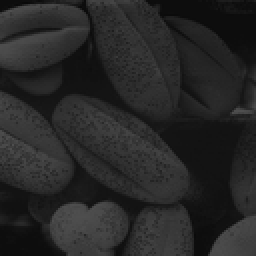
%> input picture LinearContrastCorrectionOfImage/Fig0316b.tif, 128 x 128 px, shrunk from 500 x 500 before the run (shown 2 times larger)
$ octave testAssingment1.m   (GNU Octave 9; MATLAB toolbox functions it lacks are replaced by stand-ins)
%> lines starting %> are read from the running program, lines starting %| are printed output that depends on the picture
### LinearContrastCorrectionOfImage/firstFunction.m

	function [min1, max1, mean, standardDeviation, imageVariance, SNR] = firstFunction (image)

		[n, m] = size(image);          % store image in N x M matrix

		A = double(image);                      % converting to double to accomodate variance

		min1 = min(A(:));
		max1 = max(A(:));

		mean = (sum(A(:)) / (n*m));	  % get the mean of the image

		totaldifference = (A - mean) .^2;          % obtain variance of image
		totalsum = sum(totaldifference(:));
		t = (n*m) - 1;

		imageVariance = totalsum/t;

		standardDeviation = sqrt(imageVariance);

		SNR = (mean/standardDeviation);


		end

### LinearContrastCorrectionOfImage/secondFunction.m

	function [levels, pixelIntensityOccurrence] = secondFunction(image)

                                                % need to count the number of pixels with each
                                                % intensity value to calculate the histogram of the
                                            	% gray-scale image

	[n, m] = size(image);                       % store image in N x M matrix
	pixelIntensityOccurrence = 1:256; % setup array to count number of intensity occurences: 256-1 = 255
	freqOfPixels = 0;

	for i = 1 : 256                             % iterating through the intensity occurrence calculator to record occurences
		for x = 1 : n                           % iterating through image matrix
			for y = 1 : m                       % iterating through image matrix
				if image(x, y) == i-1
					freqOfPixels = freqOfPixels+1;
				end
			end
		end

	pixelIntensityOccurrence(i) = freqOfPixels; % set occurence value of that intensity value
	freqOfPixels = 0;                           % reset to 0 for next intensity value
	end

	levels = 0 : 255;
	bar(levels, pixelIntensityOccurrence);
	xlabel('pixelIntensity');
	ylabel('pixelIntensityOccurrence');
	title('Histogram');
	grid on;

	end

### LinearContrastCorrectionOfImage/testAssingment1.m

image = imread('Fig0316b.tif');
%> image is the input picture: size 128x128 uint8; min 9, max 79, mean 38.7

[min, max, mean, standardDeviation, imageVariance, SNR] = firstFunction(image);
%> in firstFunction, `A = double(image);`:
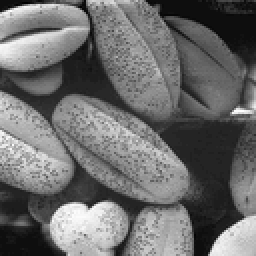
%> A: size 128x128 double (shown 2 times larger); min 9, max 79, mean 38.7; mean of the top-left, top-right, bottom-left and bottom-right quarters 41, 32.7, 43.3, 37.9; drawn with min black and max white
%> in firstFunction, `min1 = min(A(:));`: min1 = 9
%> in firstFunction, `max1 = max(A(:));`: max1 = 79
%> in firstFunction, `mean = (sum(A(:)) / (n*m));`: mean = 38.74
%> in firstFunction, `totaldifference = (A - mean) .^2;`:
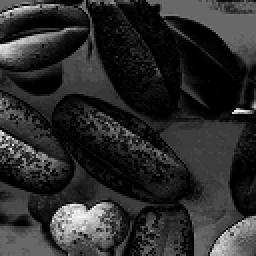
%> totaldifference: size 128x128 double (shown 2 times larger); min 0.0651, max 1620.5, mean 284; drawn with min black and max white
%> in firstFunction, `totalsum = sum(totaldifference(:));`: totalsum = 4653165.6
%> in firstFunction, `imageVariance = totalsum/t;`: imageVariance = 284
%> in firstFunction, `standardDeviation = sqrt(imageVariance);`: standardDeviation = 16.85
%> in firstFunction, `SNR = (mean/standardDeviation);`: SNR = 2.3
%> min = 9; max = 79; mean = 38.74; standardDeviation = 16.85; imageVariance = 284; SNR = 2.3

imshow(image);
%disp(min);
%disp(max);
disp("mean is: " + mean);
%| mean is: 38.7449
disp("standard Deviation is: " + standardDeviation);
%| standard Deviation is: 16.853
disp("Variance is: " + imageVariance);
%| Variance is: 284.024
disp("Signal-to-Noise ratio is: " + SNR);
%| Signal-to-Noise ratio is: 2.299

[levels, intensityCount] = secondFunction(image);
%> after the loop in secondFunction, `for i = 1 : 256`: pixelIntensityOccurrence = 256 values, max 977 at index 20, min 0 at index 1, mean 64
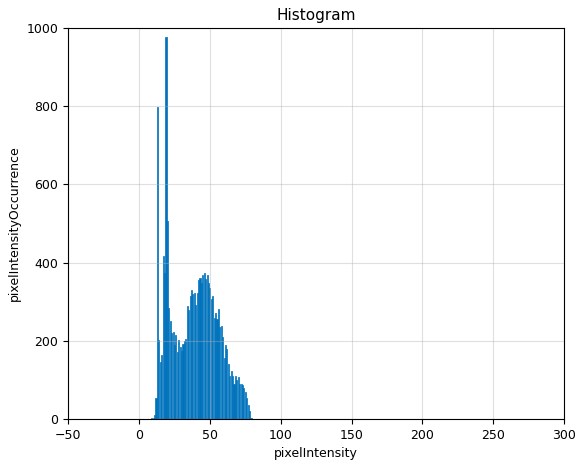
%> figure redrawn from the program's plot data; tallest bar 977 high, from x = 18.6 to 19.4
%> levels = 256 values from 0 to 255; intensityCount has the same summary as pixelIntensityOccurrence in secondFunction
% [5 lines of commented-out code are left out]
